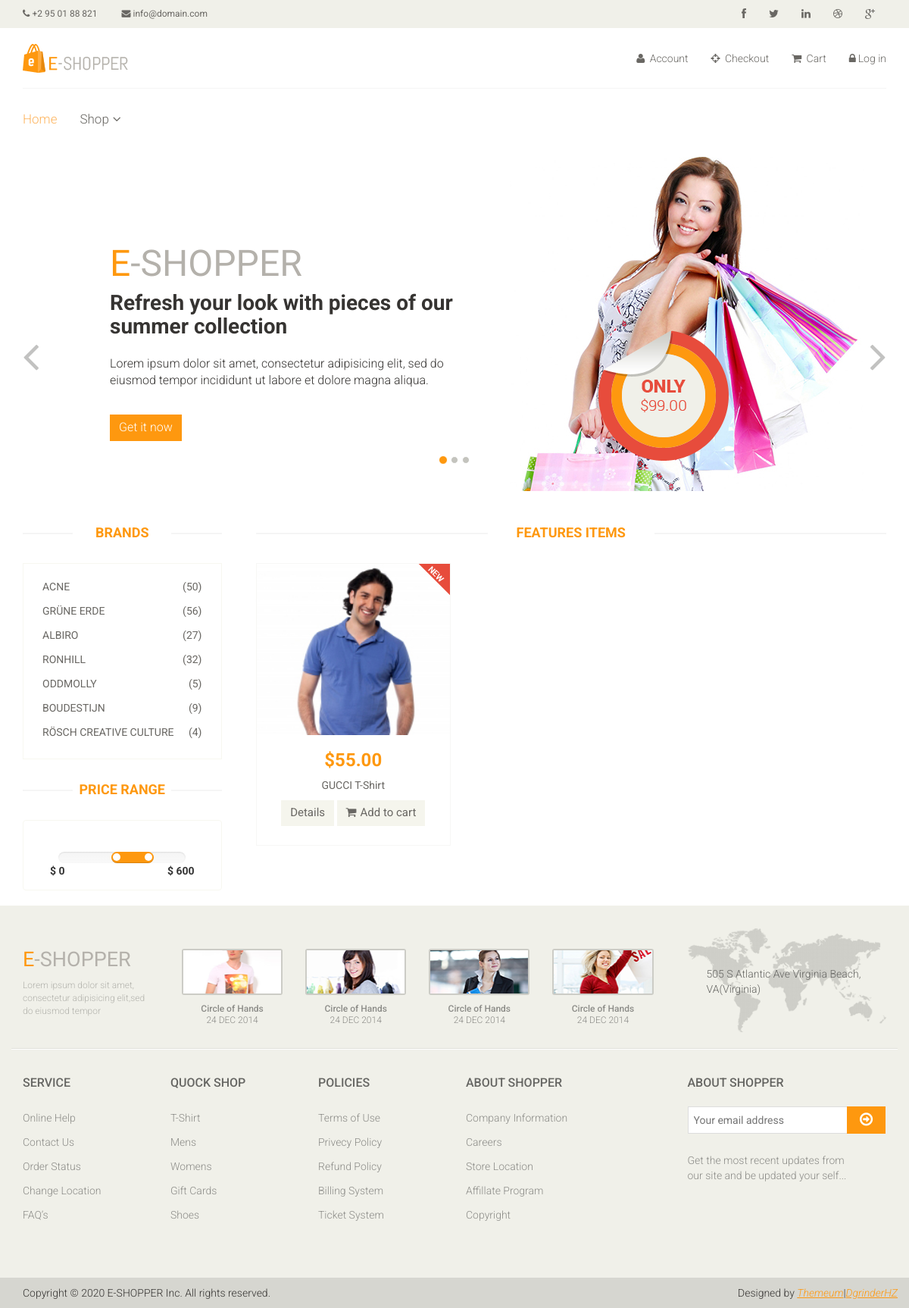
/products/, run on an earlier commit of the app's database.
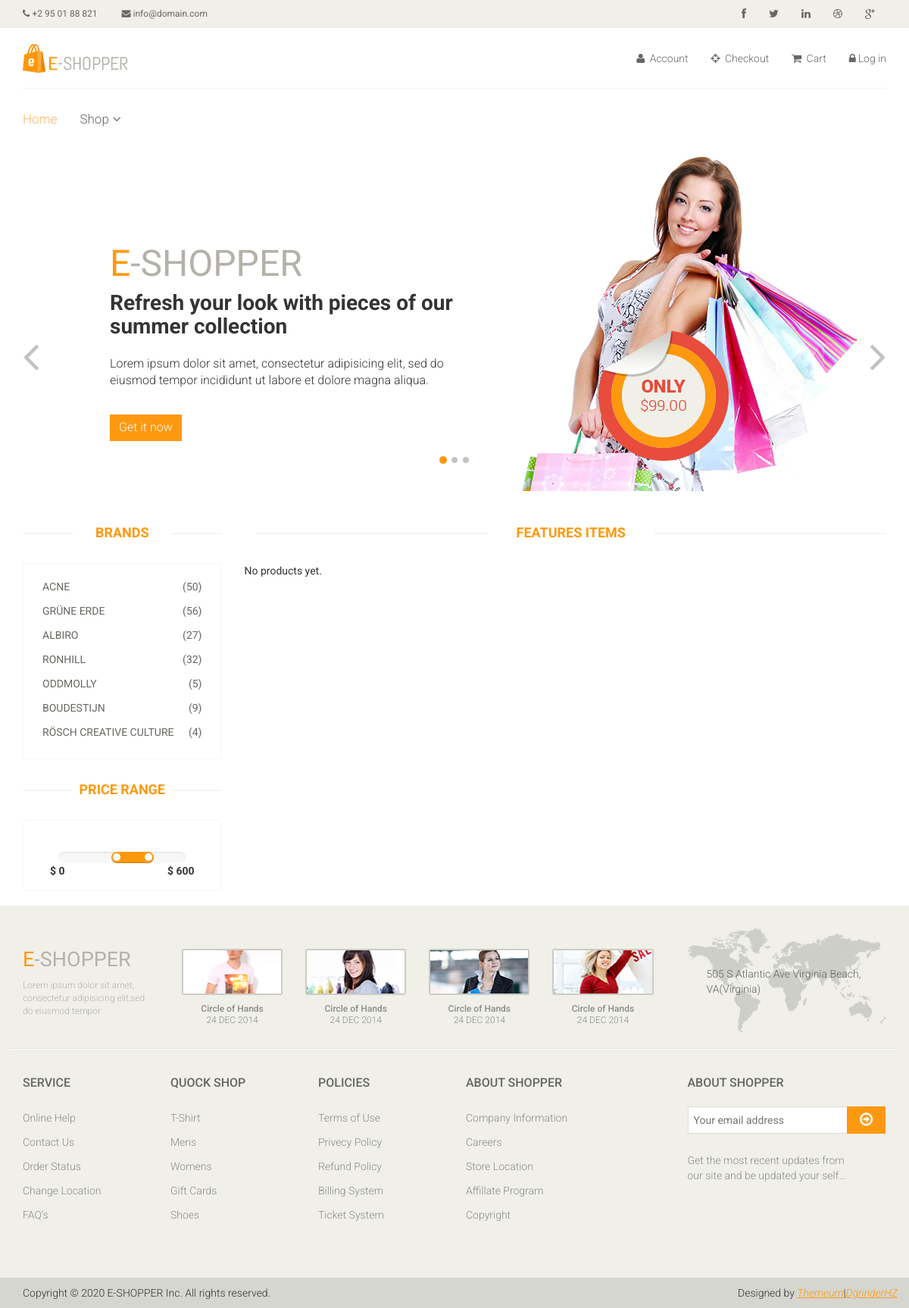
And on a later commit of the database.
### products/models.py (models this page shows, shortened)
class Product(models.Model):
    title = models.CharField(max_length=100)
    description = models.TextField(max_length=500, blank=True, null=True)
    price = models.PositiveIntegerField()
    created_at = models.DateTimeField(auto_now_add=True)
    brand = models.CharField(max_length=100)
    image = models.ImageField(upload_to='products', null=True)
    def get_absolute_url(self):
        return reverse('product_details', args=(self.id,))

### products/views.py (the view)
# urls.py: path('products/', products_list, name='products_list'),
def products_list(request):
    products = Product.objects.all()
    params = {'products': products}
    return render(request, 'products/products-list.html', params)

### templates/products/products-list.html (shortened to what the changed rows need)
{% extends 'base.html' %}
{% load static %}
{% block content %}
<section id="slider">
    <div class="container">
        <div class="row">
            <div class="col-sm-12">
                <div id="slider-carousel" class="carousel slide" data-ride="carousel">
                    <div class="carousel-inner">
                        <div class="item active">
                            <div class="col-sm-6">
                                <h1><span>E</span>-SHOPPER</h1>
                                <h2>Refresh your look with pieces of our summer collection</h2>
                            </div>
                        </div>
                    </div>
                </div>
            </div>
        </div>
    </div>
</section>
<section>
    <div class="container">
        <div class="row">
            <div class="col-sm-3">
                <div class="left-sidebar">
                    <div class="brands_products">
                        <h2>Brands</h2>
                    </div>
                    <div class="price-range">
                        <h2>Price Range</h2>
                    </div>
                </div>
            </div>
            <div class="col-sm-9 padding-right">
                <div class="features_items">
                    <h2 class="title text-center">Features Items</h2>
                    {% for product in products %}
                    <div class="col-sm-4">
                        <div class="product-image-wrapper">
                            <div class="single-products">
                                <div class="productinfo text-center">
                                    <img src="{{product.image.url}}" alt="" />
                                    <h2>${{ product.price | floatformat:2 }}</h2>
                                    <p>{{ product.brand | capfirst }} {{ product.title | capfirst }}</p>
                                    <a href="{{product.get_absolute_url}}"
                                        class="btn btn-default add-to-cart">Details</a>
                                    <a href="{% url 'add_to_cart' product_id=product.id %}" class="btn btn-default add-to-cart"><i
                                            class="fa fa-shopping-cart"></i>Add to cart</a>
                                </div>
                                <div class="product-overlay">
                                    <div class="overlay-content">
                                    </div>
                                </div>
                                <img src="{% static 'images/home/new.png' %}" class="new" alt="" />
                            </div>
                        </div>
                    </div>
                    {% empty %}
                    <p>No products yet.</p>
                    {% endfor %}
                </div>
            </div>
        </div>
    </div>
</section>
{% endblock %}

What changed in the data, as far as the page shows it:
removed Product: image (picture), price "55.00", brand "GUCCI", title "T-Shirt"
Also different on the page:
text now shown: "No products yet."
